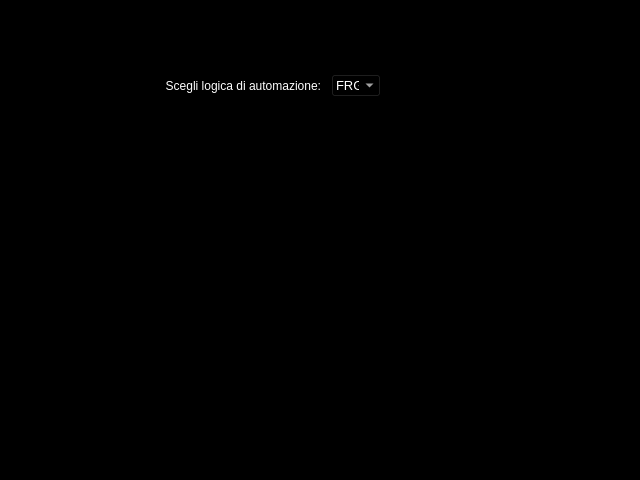
<?xml version="1.0" encoding="UTF-8"?>
<ui version="4.0">
 <class>Form</class>
 <widget class="QWidget" name="Form">
  <property name="geometry">
   <rect>
    <x>0</x>
    <y>0</y>
    <width>640</width>
    <height>480</height>
   </rect>
  </property>
  <property name="windowTitle">
   <string>Form</string>
  </property>
  <property name="styleSheet">
   <string notr="true">background-color: rgb(0, 0, 0);</string>
  </property>
  <widget class="QWidget" name="onrParWgt" native="true">
   <property name="geometry">
    <rect>
     <x>110</x>
     <y>60</y>
     <width>271</width>
     <height>51</height>
    </rect>
   </property>
   <property name="styleSheet">
    <string notr="true">*{
	color: rgb(255, 255, 255);
	
	font: 10pt &quot;MS Shell Dlg 2&quot;;
}

QPushButton{
	border: solid;
	border-width: 1px;
	border-color: rgb(223, 223, 223);
	border-radius: 8px;
	background-color: rgb(31, 31, 31);
}
QPushButton:pressed {
	background-color: rgb(64, 64, 64); 
	border-style: inset
}

#relParWgt{
	border: solid;
	border-width: 1px;
	border-color: rgb(223, 223, 223);
	border-radius: 15px;
}</string>
   </property>
   <layout class="QGridLayout" name="gridLayout">
    <property name="horizontalSpacing">
     <number>10</number>
    </property>
    <item row="0" column="0">
     <widget class="QLabel" name="onrLogicLbl">
      <property name="text">
       <string>Scegli logica di automazione:</string>
      </property>
      <property name="alignment">
       <set>Qt::AlignRight|Qt::AlignTrailing|Qt::AlignVCenter</set>
      </property>
     </widget>
    </item>
    <item row="0" column="1">
     <widget class="QComboBox" name="onrLogicCB">
      <property name="maximumSize">
       <size>
        <width>50</width>
        <height>16777215</height>
       </size>
      </property>
      <property name="font">
       <font>
        <family>MS Shell Dlg 2</family>
        <pointsize>10</pointsize>
        <weight>50</weight>
        <italic>false</italic>
        <bold>false</bold>
       </font>
      </property>
      <item>
       <property name="text">
        <string>FRG</string>
       </property>
      </item>
      <item>
       <property name="text">
        <string>FNG</string>
       </property>
      </item>
      <item>
       <property name="text">
        <string>SFS</string>
       </property>
      </item>
     </widget>
    </item>
   </layout>
  </widget>
 </widget>
 <resources/>
 <connections/>
</ui>
